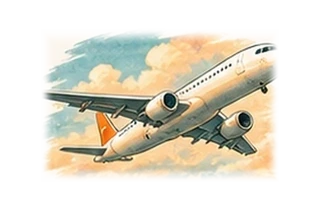
#> input picture configuracion/imagenes/como-llegar-avion-vcc.webp, 320 x 210 px; its folder holds 4 pictures in this run
$ python mejorar-transportes-hq.py
#> lines starting #> are read from the running program, lines starting #| are printed output that depends on the picture
#!/usr/bin/env python3
"""Upscale the five ORIGINAL VCC transport drawings, keep their appearance and wrap at higher density.

The outputs are display-resolution improvements, NOT true vector tracing or recovery of missing detail.
Source files are intentionally never modified.
"""
from pathlib import Path
from io import BytesIO
import base64, re
from PIL import Image, ImageFilter

ROOT = Path(__file__).resolve().parents[2]
SRC = ROOT / 'configuracion' / 'imagenes'
DEST = SRC / 'ilustraciones' / 'transportes'
DEST.mkdir(parents=True, exist_ok=True)
NAMES = ('avion', 'tren', 'ferry', 'autobus', 'coche')
LABELS = {'avion':'Avión', 'tren':'Tren', 'ferry':'Ferri', 'autobus':'Autobús', 'coche':'Coche'}
VERSION = '20261106-transportes-hq-v2'
SCALE = 4

for name in NAMES:
    source = SRC / f'como-llegar-{name}-vcc.webp'
    with Image.open(source) as original:
#> original is the input picture: PIL image 320x210 RGBA; mean R, G, B, A 137.7, 130, 111.3, 115.6
        original.load()
        assert original.size == (320,210), f'Unexpected size for {source}: {original.size}'
        rgba = original.convert('RGBA')
    # High-quality resize without modifying the original illustration's composition.
    resized = rgba.resize((rgba.width*SCALE, rgba.height*SCALE), Image.Resampling.LANCZOS)
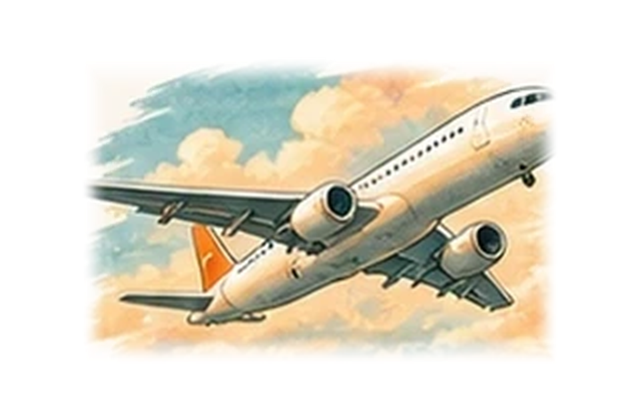
#> resized: PIL image 1280x840 RGBA (shown at 1/2 size); mean R, G, B, A 109.1, 102.9, 87.1, 115.6; transparent parts drawn white
    # Light sharpening improves edge definition at retina density; preserve original colours.
    resized = resized.filter(ImageFilter.UnsharpMask(radius=1.5, percent=115, threshold=3))
    webp_path = DEST / f'transporte-{name}-hq.webp'
    resized.save(webp_path, format='WEBP', quality=94, method=6, exact=True)
    with Image.open(webp_path) as check:
#> (the run stopped early here; a loop or call above may not have finished)
